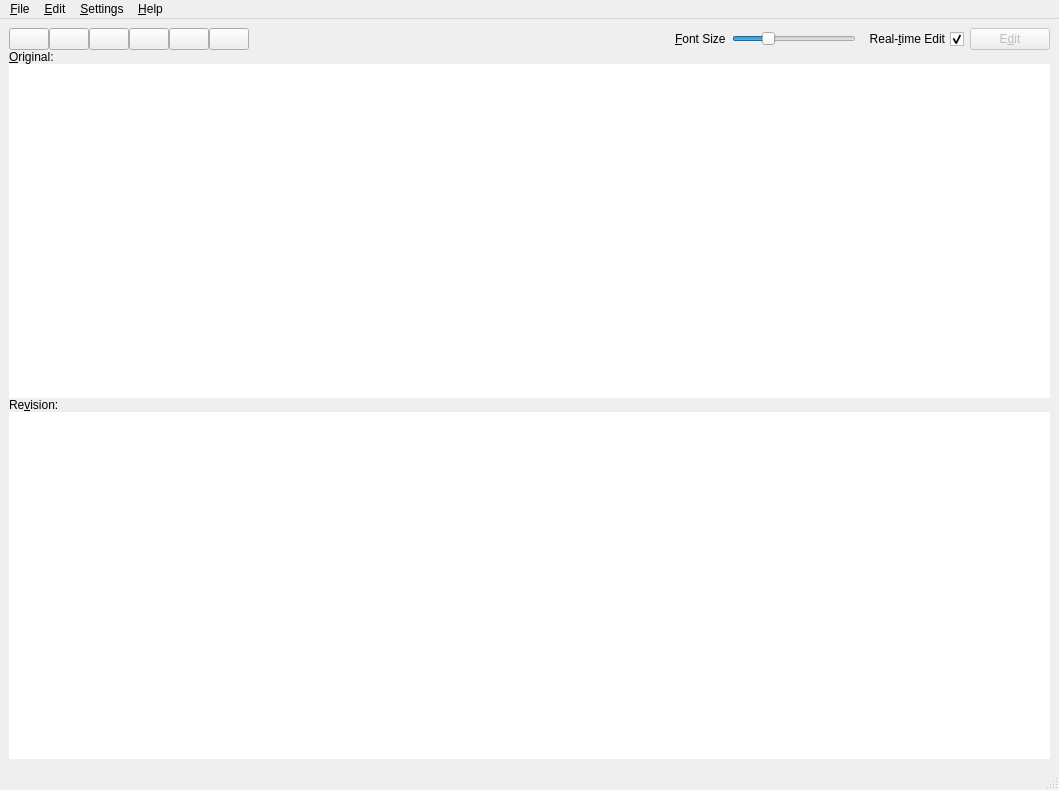
<?xml version="1.0" encoding="UTF-8"?>
<ui version="4.0">
 <class>MainWindow</class>
 <widget class="QMainWindow" name="MainWindow">
  <property name="geometry">
   <rect>
    <x>0</x>
    <y>0</y>
    <width>1059</width>
    <height>790</height>
   </rect>
  </property>
  <property name="focusPolicy">
   <enum>Qt::StrongFocus</enum>
  </property>
  <property name="windowTitle">
   <string>Negar</string>
  </property>
  <property name="layoutDirection">
   <enum>Qt::LeftToRight</enum>
  </property>
  <property name="autoFillBackground">
   <bool>false</bool>
  </property>
  <property name="styleSheet">
   <string notr="true">QFrame {
	border: none;
	margin: 0px;
	padding: 0px;
}</string>
  </property>
  <widget class="QWidget" name="centralwidget">
   <property name="enabled">
    <bool>true</bool>
   </property>
   <property name="sizePolicy">
    <sizepolicy hsizetype="Expanding" vsizetype="Expanding">
     <horstretch>0</horstretch>
     <verstretch>0</verstretch>
    </sizepolicy>
   </property>
   <property name="focusPolicy">
    <enum>Qt::StrongFocus</enum>
   </property>
   <property name="layoutDirection">
    <enum>Qt::LeftToRight</enum>
   </property>
   <property name="autoFillBackground">
    <bool>true</bool>
   </property>
   <layout class="QGridLayout" name="gridLayout_6">
    <item row="0" column="0">
     <widget class="QFrame" name="frame_6">
      <property name="frameShape">
       <enum>QFrame::StyledPanel</enum>
      </property>
      <property name="frameShadow">
       <enum>QFrame::Raised</enum>
      </property>
      <layout class="QVBoxLayout" name="verticalLayout">
       <property name="spacing">
        <number>0</number>
       </property>
       <property name="leftMargin">
        <number>0</number>
       </property>
       <property name="topMargin">
        <number>0</number>
       </property>
       <property name="rightMargin">
        <number>0</number>
       </property>
       <property name="bottomMargin">
        <number>0</number>
       </property>
       <item>
        <widget class="QFrame" name="frame">
         <property name="sizePolicy">
          <sizepolicy hsizetype="Minimum" vsizetype="Minimum">
           <horstretch>0</horstretch>
           <verstretch>0</verstretch>
          </sizepolicy>
         </property>
         <property name="frameShape">
          <enum>QFrame::StyledPanel</enum>
         </property>
         <property name="frameShadow">
          <enum>QFrame::Raised</enum>
         </property>
         <layout class="QGridLayout" name="gridLayout_5">
          <property name="leftMargin">
           <number>0</number>
          </property>
          <property name="topMargin">
           <number>0</number>
          </property>
          <property name="rightMargin">
           <number>0</number>
          </property>
          <property name="bottomMargin">
           <number>0</number>
          </property>
          <item row="0" column="0">
           <widget class="QFrame" name="frame_2">
            <property name="frameShape">
             <enum>QFrame::StyledPanel</enum>
            </property>
            <property name="frameShadow">
             <enum>QFrame::Raised</enum>
            </property>
            <layout class="QGridLayout" name="gridLayout_4">
             <property name="leftMargin">
              <number>0</number>
             </property>
             <property name="topMargin">
              <number>0</number>
             </property>
             <property name="rightMargin">
              <number>0</number>
             </property>
             <property name="bottomMargin">
              <number>0</number>
             </property>
             <property name="spacing">
              <number>0</number>
             </property>
             <item row="0" column="0">
              <widget class="QPushButton" name="reset_btn">
               <property name="toolTip">
                <string>Reset Ctrl+R</string>
               </property>
               <property name="styleSheet">
                <string notr="true"/>
               </property>
               <property name="text">
                <string/>
               </property>
               <property name="icon">
                <iconset resource="resource.qrc">
                 <normaloff>:/images/icons/reset.png</normaloff>:/images/icons/reset.png</iconset>
               </property>
               <property name="shortcut">
                <string notr="true"/>
               </property>
              </widget>
             </item>
             <item row="0" column="1">
              <widget class="QPushButton" name="copy_btn">
               <property name="toolTip">
                <string>Copy Ctrl+C</string>
               </property>
               <property name="text">
                <string/>
               </property>
               <property name="icon">
                <iconset resource="resource.qrc">
                 <normaloff>:/images/icons/copy.png</normaloff>:/images/icons/copy.png</iconset>
               </property>
               <property name="shortcut">
                <string notr="true"/>
               </property>
              </widget>
             </item>
             <item row="0" column="2">
              <widget class="QPushButton" name="paste_btn">
               <property name="toolTip">
                <string>Paste Ctrl+V</string>
               </property>
               <property name="text">
                <string/>
               </property>
               <property name="icon">
                <iconset resource="resource.qrc">
                 <normaloff>:/images/icons/paste.svg</normaloff>:/images/icons/paste.svg</iconset>
               </property>
               <property name="shortcut">
                <string notr="true"/>
               </property>
              </widget>
             </item>
             <item row="0" column="3">
              <widget class="QPushButton" name="qrcode_btn">
               <property name="toolTip">
                <string>QR code</string>
               </property>
               <property name="text">
                <string/>
               </property>
               <property name="icon">
                <iconset resource="resource.qrc">
                 <normaloff>:/images/icons/qr.png</normaloff>:/images/icons/qr.png</iconset>
               </property>
               <property name="shortcut">
                <string notr="true"/>
               </property>
              </widget>
             </item>
             <item row="0" column="4">
              <widget class="QPushButton" name="vertical_btn">
               <property name="toolTip">
                <string>vertical view</string>
               </property>
               <property name="text">
                <string/>
               </property>
               <property name="icon">
                <iconset resource="resource.qrc">
                 <normaloff>:/images/icons/vertical.png</normaloff>:/images/icons/vertical.png</iconset>
               </property>
               <property name="shortcut">
                <string notr="true"/>
               </property>
              </widget>
             </item>
             <item row="0" column="5">
              <widget class="QPushButton" name="horizontal_btn">
               <property name="toolTip">
                <string>horizontal view</string>
               </property>
               <property name="text">
                <string/>
               </property>
               <property name="icon">
                <iconset resource="resource.qrc">
                 <normaloff>:/images/icons/horizontal.png</normaloff>:/images/icons/horizontal.png</iconset>
               </property>
               <property name="shortcut">
                <string notr="true"/>
               </property>
              </widget>
             </item>
            </layout>
           </widget>
          </item>
          <item row="0" column="1">
           <spacer name="horizontalSpacer">
            <property name="orientation">
             <enum>Qt::Horizontal</enum>
            </property>
            <property name="sizeHint" stdset="0">
             <size>
              <width>210</width>
              <height>20</height>
             </size>
            </property>
           </spacer>
          </item>
          <item row="0" column="2">
           <spacer name="horizontalSpacer_2">
            <property name="orientation">
             <enum>Qt::Horizontal</enum>
            </property>
            <property name="sizeHint" stdset="0">
             <size>
              <width>210</width>
              <height>20</height>
             </size>
            </property>
           </spacer>
          </item>
          <item row="0" column="3">
           <widget class="QFrame" name="frame_4">
            <property name="frameShape">
             <enum>QFrame::StyledPanel</enum>
            </property>
            <property name="frameShadow">
             <enum>QFrame::Raised</enum>
            </property>
            <layout class="QGridLayout" name="gridLayout_3">
             <property name="leftMargin">
              <number>0</number>
             </property>
             <property name="topMargin">
              <number>0</number>
             </property>
             <property name="rightMargin">
              <number>0</number>
             </property>
             <property name="bottomMargin">
              <number>0</number>
             </property>
             <property name="verticalSpacing">
              <number>0</number>
             </property>
             <item row="0" column="0">
              <widget class="QLabel" name="font_slider_label">
               <property name="text">
                <string>&amp;Font Size</string>
               </property>
               <property name="buddy">
                <cstring>font_slider</cstring>
               </property>
              </widget>
             </item>
             <item row="0" column="1">
              <widget class="QSlider" name="font_slider">
               <property name="minimum">
                <number>10</number>
               </property>
               <property name="maximum">
                <number>40</number>
               </property>
               <property name="value">
                <number>18</number>
               </property>
               <property name="orientation">
                <enum>Qt::Horizontal</enum>
               </property>
              </widget>
             </item>
            </layout>
           </widget>
          </item>
          <item row="0" column="4">
           <widget class="QFrame" name="frame_3">
            <property name="frameShape">
             <enum>QFrame::StyledPanel</enum>
            </property>
            <property name="frameShadow">
             <enum>QFrame::Raised</enum>
            </property>
            <layout class="QGridLayout" name="gridLayout_7">
             <property name="leftMargin">
              <number>0</number>
             </property>
             <property name="topMargin">
              <number>0</number>
             </property>
             <property name="rightMargin">
              <number>0</number>
             </property>
             <property name="bottomMargin">
              <number>0</number>
             </property>
             <property name="verticalSpacing">
              <number>0</number>
             </property>
             <item row="0" column="1">
              <widget class="QPushButton" name="edit_btn">
               <property name="enabled">
                <bool>false</bool>
               </property>
               <property name="text">
                <string>E&amp;dit</string>
               </property>
               <property name="icon">
                <iconset resource="resource.qrc">
                 <normaloff>:/images/icons/edit.png</normaloff>:/images/icons/edit.png</iconset>
               </property>
              </widget>
             </item>
             <item row="0" column="0">
              <widget class="QCheckBox" name="autoedit_chkbox">
               <property name="layoutDirection">
                <enum>Qt::RightToLeft</enum>
               </property>
               <property name="text">
                <string>Real-&amp;time Edit</string>
               </property>
               <property name="checked">
                <bool>true</bool>
               </property>
              </widget>
             </item>
            </layout>
           </widget>
          </item>
         </layout>
        </widget>
       </item>
       <item>
        <widget class="QFrame" name="frame_5">
         <property name="frameShape">
          <enum>QFrame::StyledPanel</enum>
         </property>
         <property name="frameShadow">
          <enum>QFrame::Raised</enum>
         </property>
         <layout class="QGridLayout" name="gridLayout_2">
          <property name="leftMargin">
           <number>0</number>
          </property>
          <property name="topMargin">
           <number>0</number>
          </property>
          <property name="rightMargin">
           <number>0</number>
          </property>
          <property name="bottomMargin">
           <number>0</number>
          </property>
          <property name="spacing">
           <number>0</number>
          </property>
          <item row="0" column="0">
           <layout class="QGridLayout" name="gridLayout">
            <item row="0" column="0">
             <layout class="QGridLayout" name="input_layout">
              <item row="0" column="0">
               <widget class="QLabel" name="input_editor_label">
                <property name="text">
                 <string>&amp;Original:</string>
                </property>
                <property name="buddy">
                 <cstring>input_editor</cstring>
                </property>
               </widget>
              </item>
              <item row="1" column="0">
               <widget class="QTextEdit" name="input_editor"/>
              </item>
             </layout>
            </item>
            <item row="1" column="0">
             <widget class="QLabel" name="output_editor_label">
              <property name="text">
               <string>Re&amp;vision:</string>
              </property>
              <property name="buddy">
               <cstring>output_editor</cstring>
              </property>
             </widget>
            </item>
            <item row="2" column="0">
             <widget class="QTextEdit" name="output_editor"/>
            </item>
           </layout>
          </item>
         </layout>
        </widget>
       </item>
      </layout>
     </widget>
    </item>
   </layout>
  </widget>
  <widget class="QMenuBar" name="menubar">
   <property name="geometry">
    <rect>
     <x>0</x>
     <y>0</y>
     <width>1059</width>
     <height>27</height>
    </rect>
   </property>
   <widget class="QMenu" name="menuFile">
    <property name="title">
     <string>&amp;File</string>
    </property>
    <addaction name="actionOpen"/>
    <addaction name="actionExport"/>
    <addaction name="separator"/>
    <addaction name="actionExit"/>
   </widget>
   <widget class="QMenu" name="menuSetting">
    <property name="title">
     <string>&amp;Settings</string>
    </property>
    <widget class="QMenu" name="menuOptions">
     <property name="title">
      <string>Editing &amp;Options</string>
     </property>
     <property name="icon">
      <iconset resource="resource.qrc">
       <normaloff>:/images/icons/options.svg</normaloff>:/images/icons/options.svg</iconset>
     </property>
     <property name="separatorsCollapsible">
      <bool>true</bool>
     </property>
     <addaction name="actionFix_Dashes"/>
     <addaction name="actionFix_three_dots"/>
     <addaction name="actionFix_English_quotes"/>
     <addaction name="actionFix_hamzeh"/>
     <addaction name="actionFix_spacing_braces_and_quotes"/>
     <addaction name="actionFix_Arabic_numbers"/>
     <addaction name="actionFix_English_numbers"/>
     <addaction name="actionFix_non_Persian_chars"/>
     <addaction name="actionFix_prefix_spacing"/>
     <addaction name="actionFix_prefix_separating"/>
     <addaction name="actionFix_suffix_spacing"/>
     <addaction name="actionFix_suffix_separating"/>
     <addaction name="actionFix_aggressive_punctuation"/>
     <addaction name="separator"/>
     <addaction name="actionUse_Persian_yeh_to_show_hamzeh"/>
     <addaction name="separator"/>
     <addaction name="actionCleanup_spacing"/>
     <addaction name="actionCleanup_kashidas"/>
     <addaction name="actionCleanup_extra_marks"/>
     <addaction name="separator"/>
     <addaction name="actionExaggerating_ZWNJ"/>
     <addaction name="actionTrim_Leading_Trailing_Whitespaces"/>
    </widget>
    <widget class="QMenu" name="menuLanguage">
     <property name="title">
      <string>&amp;Language</string>
     </property>
     <property name="icon">
      <iconset resource="resource.qrc">
       <normaloff>:/images/icons/languages.svg</normaloff>:/images/icons/languages.svg</iconset>
     </property>
     <addaction name="actionPersian"/>
     <addaction name="actionEnglish"/>
    </widget>
    <addaction name="menuOptions"/>
    <addaction name="actionInteractive_Clipboard"/>
    <addaction name="menuLanguage"/>
    <addaction name="separator"/>
    <addaction name="actionSide_by_Side_View"/>
    <addaction name="actionFull_Screen_Input"/>
    <addaction name="separator"/>
    <addaction name="actionUntouchable_Words"/>
   </widget>
   <widget class="QMenu" name="menuHelp">
    <property name="sizePolicy">
     <sizepolicy hsizetype="Preferred" vsizetype="Preferred">
      <horstretch>0</horstretch>
      <verstretch>0</verstretch>
     </sizepolicy>
    </property>
    <property name="title">
     <string>&amp;Help</string>
    </property>
    <addaction name="actionNegar_Help"/>
    <addaction name="separator"/>
    <addaction name="actionAbout_Negar"/>
    <addaction name="actionAbout_Negar_GUI"/>
    <addaction name="separator"/>
    <addaction name="actionDonate"/>
    <addaction name="actionReport_Bugs"/>
   </widget>
   <widget class="QMenu" name="menuEdit">
    <property name="title">
     <string>&amp;Edit</string>
    </property>
    <addaction name="actionCopy"/>
    <addaction name="actionPaste"/>
    <addaction name="actionQr_Code"/>
    <addaction name="separator"/>
    <addaction name="actionReset"/>
    <addaction name="separator"/>
    <addaction name="actionIncrease_Font_Size"/>
    <addaction name="actionDecrease_Font_Size"/>
   </widget>
   <addaction name="menuFile"/>
   <addaction name="menuEdit"/>
   <addaction name="menuSetting"/>
   <addaction name="menuHelp"/>
  </widget>
  <widget class="QStatusBar" name="statusBar"/>
  <action name="actionOpen">
   <property name="icon">
    <iconset resource="resource.qrc">
     <normaloff>:/images/icons/open.svg</normaloff>:/images/icons/open.svg</iconset>
   </property>
   <property name="text">
    <string>&amp;Open</string>
   </property>
   <property name="shortcut">
    <string notr="true">Ctrl+O</string>
   </property>
  </action>
  <action name="actionExport">
   <property name="icon">
    <iconset resource="resource.qrc">
     <normaloff>:/images/icons/export.svg</normaloff>:/images/icons/export.svg</iconset>
   </property>
   <property name="text">
    <string>&amp;Export</string>
   </property>
   <property name="shortcut">
    <string notr="true">Ctrl+E</string>
   </property>
  </action>
  <action name="actionExit">
   <property name="icon">
    <iconset resource="resource.qrc">
     <normaloff>:/images/icons/exit.svg</normaloff>:/images/icons/exit.svg</iconset>
   </property>
   <property name="text">
    <string>E&amp;xit</string>
   </property>
   <property name="shortcut">
    <string notr="true">Ctrl+Q</string>
   </property>
  </action>
  <action name="actionAbout_Negar">
   <property name="icon">
    <iconset resource="resource.qrc">
     <normaloff>:/images/icons/about.svg</normaloff>:/images/icons/about.svg</iconset>
   </property>
   <property name="text">
    <string>&amp;About Negar</string>
   </property>
   <property name="shortcut">
    <string notr="true"/>
   </property>
  </action>
  <action name="actionDonate">
   <property name="enabled">
    <bool>false</bool>
   </property>
   <property name="icon">
    <iconset resource="resource.qrc">
     <normaloff>:/images/icons/donate.svg</normaloff>:/images/icons/donate.svg</iconset>
   </property>
   <property name="text">
    <string>&amp;Donate</string>
   </property>
   <property name="shortcut">
    <string notr="true"/>
   </property>
  </action>
  <action name="actionReport_Bugs">
   <property name="icon">
    <iconset resource="resource.qrc">
     <normaloff>:/images/icons/bugs.svg</normaloff>:/images/icons/bugs.svg</iconset>
   </property>
   <property name="text">
    <string>&amp;Report Bugs</string>
   </property>
  </action>
  <action name="actionNegar_Help">
   <property name="icon">
    <iconset resource="resource.qrc">
     <normaloff>:/images/icons/logo.png</normaloff>:/images/icons/logo.png</iconset>
   </property>
   <property name="text">
    <string>Negar &amp;Help</string>
   </property>
   <property name="shortcut">
    <string notr="true">F1</string>
   </property>
  </action>
  <action name="actionFix_Dashes">
   <property name="checkable">
    <bool>true</bool>
   </property>
   <property name="checked">
    <bool>true</bool>
   </property>
   <property name="text">
    <string>Fix &amp;Dashes</string>
   </property>
  </action>
  <action name="actionFix_three_dots">
   <property name="checkable">
    <bool>true</bool>
   </property>
   <property name="checked">
    <bool>true</bool>
   </property>
   <property name="text">
    <string>Fix &amp;three dots</string>
   </property>
  </action>
  <action name="actionFix_English_quotes">
   <property name="checkable">
    <bool>true</bool>
   </property>
   <property name="checked">
    <bool>true</bool>
   </property>
   <property name="text">
    <string>Fix English &amp;quotes</string>
   </property>
  </action>
  <action name="actionFix_hamzeh">
   <property name="checkable">
    <bool>true</bool>
   </property>
   <property name="checked">
    <bool>true</bool>
   </property>
   <property name="text">
    <string>Fix &amp;hamzeh</string>
   </property>
  </action>
  <action name="actionUse_Persian_yeh_to_show_hamzeh">
   <property name="checkable">
    <bool>true</bool>
   </property>
   <property name="checked">
    <bool>true</bool>
   </property>
   <property name="text">
    <string>Use 'Persian &amp;yeh' to show hamzeh</string>
   </property>
  </action>
  <action name="actionFix_spacing_braces_and_quotes">
   <property name="checkable">
    <bool>true</bool>
   </property>
   <property name="checked">
    <bool>true</bool>
   </property>
   <property name="text">
    <string>Fix &amp;spacing braces and quotes</string>
   </property>
  </action>
  <action name="actionFix_Arabic_numbers">
   <property name="checkable">
    <bool>true</bool>
   </property>
   <property name="checked">
    <bool>true</bool>
   </property>
   <property name="text">
    <string>Fix Arabic &amp;numbers</string>
   </property>
  </action>
  <action name="actionFix_English_numbers">
   <property name="checkable">
    <bool>true</bool>
   </property>
   <property name="checked">
    <bool>true</bool>
   </property>
   <property name="text">
    <string>Fix &amp;English numbers</string>
   </property>
  </action>
  <action name="actionFix_non_Persian_chars">
   <property name="checkable">
    <bool>true</bool>
   </property>
   <property name="checked">
    <bool>true</bool>
   </property>
   <property name="text">
    <string>Fix non Persian &amp;chars</string>
   </property>
  </action>
  <action name="actionFix_prefix_spacing">
   <property name="checkable">
    <bool>true</bool>
   </property>
   <property name="checked">
    <bool>true</bool>
   </property>
   <property name="text">
    <string>Fix &amp;prefix spacing</string>
   </property>
  </action>
  <action name="actionFix_prefix_separating">
   <property name="checkable">
    <bool>true</bool>
   </property>
   <property name="checked">
    <bool>true</bool>
   </property>
   <property name="text">
    <string>Fix p&amp;refix separating</string>
   </property>
  </action>
  <action name="actionFix_suffix_spacing">
   <property name="checkable">
    <bool>true</bool>
   </property>
   <property name="checked">
    <bool>true</bool>
   </property>
   <property name="text">
    <string>Fix su&amp;ffix spacing</string>
   </property>
  </action>
  <action name="actionFix_suffix_separating">
   <property name="checkable">
    <bool>true</bool>
   </property>
   <property name="checked">
    <bool>true</bool>
   </property>
   <property name="text">
    <string>Fix s&amp;uffix separating</string>
   </property>
  </action>
  <action name="actionFix_aggressive_punctuation">
   <property name="checkable">
    <bool>true</bool>
   </property>
   <property name="checked">
    <bool>true</bool>
   </property>
   <property name="text">
    <string>Fix a&amp;ggressive punctuation</string>
   </property>
  </action>
  <action name="actionCleanup_kashidas">
   <property name="checkable">
    <bool>true</bool>
   </property>
   <property name="checked">
    <bool>true</bool>
   </property>
   <property name="text">
    <string>Cleanup &amp;kashidas</string>
   </property>
  </action>
  <action name="actionCleanup_extra_marks">
   <property name="checkable">
    <bool>true</bool>
   </property>
   <property name="checked">
    <bool>true</bool>
   </property>
   <property name="text">
    <string>Cleanup e&amp;xtra marks</string>
   </property>
  </action>
  <action name="actionCleanup_spacing">
   <property name="checkable">
    <bool>true</bool>
   </property>
   <property name="checked">
    <bool>true</bool>
   </property>
   <property name="text">
    <string>C&amp;leanup spacing</string>
   </property>
  </action>
  <action name="actionTrim_Leading_Trailing_Whitespaces">
   <property name="checkable">
    <bool>true</bool>
   </property>
   <property name="checked">
    <bool>true</bool>
   </property>
   <property name="text">
    <string>Tr&amp;im Leading/Trailing Whitespaces</string>
   </property>
  </action>
  <action name="actionExaggerating_ZWNJ">
   <property name="checkable">
    <bool>true</bool>
   </property>
   <property name="checked">
    <bool>true</bool>
   </property>
   <property name="text">
    <string>Exaggerating &amp;ZWNJ</string>
   </property>
  </action>
  <action name="actionUntouchable_Words">
   <property name="icon">
    <iconset resource="resource.qrc">
     <normaloff>:/images/icons/words.png</normaloff>:/images/icons/words.png</iconset>
   </property>
   <property name="text">
    <string>&amp;Untouchable Words</string>
   </property>
   <property name="shortcut">
    <string notr="true"/>
   </property>
  </action>
  <action name="actionPersian">
   <property name="icon">
    <iconset resource="resource.qrc">
     <normaloff>:/images/icons/Fa.svg</normaloff>:/images/icons/Fa.svg</iconset>
   </property>
   <property name="text">
    <string>&amp;Persian</string>
   </property>
   <property name="shortcut">
    <string notr="true">Ctrl+L, Ctrl+F</string>
   </property>
  </action>
  <action name="actionEnglish">
   <property name="icon">
    <iconset resource="resource.qrc">
     <normaloff>:/images/icons/En.svg</normaloff>:/images/icons/En.svg</iconset>
   </property>
   <property name="text">
    <string>&amp;English</string>
   </property>
   <property name="shortcut">
    <string notr="true">Ctrl+L, Ctrl+E</string>
   </property>
  </action>
  <action name="actionCopy">
   <property name="icon">
    <iconset resource="resource.qrc">
     <normaloff>:/images/icons/copy.svg</normaloff>:/images/icons/copy.svg</iconset>
   </property>
   <property name="text">
    <string>&amp;Copy</string>
   </property>
   <property name="shortcut">
    <string notr="true">Ctrl+C</string>
   </property>
  </action>
  <action name="actionPaste">
   <property name="icon">
    <iconset resource="resource.qrc">
     <normaloff>:/images/icons/paste.svg</normaloff>:/images/icons/paste.svg</iconset>
   </property>
   <property name="text">
    <string>&amp;Paste</string>
   </property>
   <property name="shortcut">
    <string notr="true">Ctrl+V</string>
   </property>
  </action>
  <action name="actionIncrease_Font_Size">
   <property name="icon">
    <iconset resource="resource.qrc">
     <normaloff>:/images/icons/increase.svg</normaloff>:/images/icons/increase.svg</iconset>
   </property>
   <property name="text">
    <string>&amp;Increase Font Size</string>
   </property>
   <property name="shortcut">
    <string notr="true">Ctrl+=</string>
   </property>
  </action>
  <action name="actionDecrease_Font_Size">
   <property name="icon">
    <iconset resource="resource.qrc">
     <normaloff>:/images/icons/decrease.svg</normaloff>:/images/icons/decrease.svg</iconset>
   </property>
   <property name="text">
    <string>&amp;Decrease Font Size</string>
   </property>
   <property name="shortcut">
    <string notr="true">Ctrl+-</string>
   </property>
  </action>
  <action name="actionReset">
   <property name="icon">
    <iconset resource="resource.qrc">
     <normaloff>:/images/icons/reset.png</normaloff>:/images/icons/reset.png</iconset>
   </property>
   <property name="text">
    <string>&amp;Reset</string>
   </property>
   <property name="shortcut">
    <string notr="true">Ctrl+R</string>
   </property>
  </action>
  <action name="actionSide_by_Side_View">
   <property name="checkable">
    <bool>true</bool>
   </property>
   <property name="text">
    <string>&amp;Side-by-Side View</string>
   </property>
   <property name="shortcut">
    <string notr="true">Ctrl+S</string>
   </property>
  </action>
  <action name="actionAbout_Negar_GUI">
   <property name="text">
    <string>About &amp;Negar-GUI</string>
   </property>
  </action>
  <action name="actionInteractive_Clipboard">
   <property name="checkable">
    <bool>true</bool>
   </property>
   <property name="text">
    <string>&amp;Interactive Clipboard</string>
   </property>
   <property name="shortcut">
    <string notr="true">Ctrl+I</string>
   </property>
  </action>
  <action name="actionUpdate">
   <property name="text">
    <string>Update Check</string>
   </property>
  </action>
  <action name="actionQr_Code">
   <property name="icon">
    <iconset resource="resource.qrc">
     <normaloff>:/images/icons/qr.png</normaloff>:/images/icons/qr.png</iconset>
   </property>
   <property name="text">
    <string>&amp;QR Code</string>
   </property>
  </action>
  <action name="actionFull_Screen_Input">
   <property name="checkable">
    <bool>true</bool>
   </property>
   <property name="text">
    <string>&amp;Full Screen Input</string>
   </property>
   <property name="shortcut">
    <string>Ctrl+F</string>
   </property>
  </action>
 </widget>
 <tabstops>
  <tabstop>input_editor</tabstop>
  <tabstop>output_editor</tabstop>
  <tabstop>reset_btn</tabstop>
 </tabstops>
 <resources>
  <include location="resource.qrc"/>
 </resources>
 <connections>
  <connection>
   <sender>actionExit</sender>
   <signal>triggered()</signal>
   <receiver>MainWindow</receiver>
   <slot>close()</slot>
   <hints>
    <hint type="sourcelabel">
     <x>-1</x>
     <y>-1</y>
    </hint>
    <hint type="destinationlabel">
     <x>507</x>
     <y>332</y>
    </hint>
   </hints>
  </connection>
  <connection>
   <sender>autoedit_chkbox</sender>
   <signal>toggled(bool)</signal>
   <receiver>edit_btn</receiver>
   <slot>setDisabled(bool)</slot>
   <hints>
    <hint type="sourcelabel">
     <x>85</x>
     <y>586</y>
    </hint>
    <hint type="destinationlabel">
     <x>615</x>
     <y>587</y>
    </hint>
   </hints>
  </connection>
  <connection>
   <sender>reset_btn</sender>
   <signal>clicked()</signal>
   <receiver>input_editor</receiver>
   <slot>clear()</slot>
   <hints>
    <hint type="sourcelabel">
     <x>701</x>
     <y>587</y>
    </hint>
    <hint type="destinationlabel">
     <x>507</x>
     <y>194</y>
    </hint>
   </hints>
  </connection>
  <connection>
   <sender>reset_btn</sender>
   <signal>clicked()</signal>
   <receiver>output_editor</receiver>
   <slot>clear()</slot>
   <hints>
    <hint type="sourcelabel">
     <x>701</x>
     <y>587</y>
    </hint>
    <hint type="destinationlabel">
     <x>507</x>
     <y>487</y>
    </hint>
   </hints>
  </connection>
  <connection>
   <sender>actionPaste</sender>
   <signal>triggered()</signal>
   <receiver>input_editor</receiver>
   <slot>paste()</slot>
   <hints>
    <hint type="sourcelabel">
     <x>-1</x>
     <y>-1</y>
    </hint>
    <hint type="destinationlabel">
     <x>507</x>
     <y>194</y>
    </hint>
   </hints>
  </connection>
  <connection>
   <sender>actionCopy</sender>
   <signal>triggered()</signal>
   <receiver>output_editor</receiver>
   <slot>copy()</slot>
   <hints>
    <hint type="sourcelabel">
     <x>-1</x>
     <y>-1</y>
    </hint>
    <hint type="destinationlabel">
     <x>507</x>
     <y>487</y>
    </hint>
   </hints>
  </connection>
  <connection>
   <sender>actionIncrease_Font_Size</sender>
   <signal>triggered()</signal>
   <receiver>input_editor</receiver>
   <slot>zoomIn()</slot>
   <hints>
    <hint type="sourcelabel">
     <x>-1</x>
     <y>-1</y>
    </hint>
    <hint type="destinationlabel">
     <x>507</x>
     <y>194</y>
    </hint>
   </hints>
  </connection>
  <connection>
   <sender>actionIncrease_Font_Size</sender>
   <signal>triggered()</signal>
   <receiver>output_editor</receiver>
   <slot>zoomIn()</slot>
   <hints>
    <hint type="sourcelabel">
     <x>-1</x>
     <y>-1</y>
    </hint>
    <hint type="destinationlabel">
     <x>507</x>
     <y>487</y>
    </hint>
   </hints>
  </connection>
  <connection>
   <sender>actionDecrease_Font_Size</sender>
   <signal>triggered()</signal>
   <receiver>output_editor</receiver>
   <slot>zoomOut()</slot>
   <hints>
    <hint type="sourcelabel">
     <x>-1</x>
     <y>-1</y>
    </hint>
    <hint type="destinationlabel">
     <x>507</x>
     <y>487</y>
    </hint>
   </hints>
  </connection>
  <connection>
   <sender>actionDecrease_Font_Size</sender>
   <signal>triggered()</signal>
   <receiver>input_editor</receiver>
   <slot>zoomOut()</slot>
   <hints>
    <hint type="sourcelabel">
     <x>-1</x>
     <y>-1</y>
    </hint>
    <hint type="destinationlabel">
     <x>507</x>
     <y>194</y>
    </hint>
   </hints>
  </connection>
  <connection>
   <sender>actionReset</sender>
   <signal>triggered()</signal>
   <receiver>reset_btn</receiver>
   <slot>click()</slot>
   <hints>
    <hint type="sourcelabel">
     <x>-1</x>
     <y>-1</y>
    </hint>
    <hint type="destinationlabel">
     <x>701</x>
     <y>587</y>
    </hint>
   </hints>
  </connection>
  <connection>
   <sender>paste_btn</sender>
   <signal>clicked()</signal>
   <receiver>input_editor</receiver>
   <slot>paste()</slot>
   <hints>
    <hint type="sourcelabel">
     <x>91</x>
     <y>42</y>
    </hint>
    <hint type="destinationlabel">
     <x>529</x>
     <y>245</y>
    </hint>
   </hints>
  </connection>
  <connection>
   <sender>qrcode_btn</sender>
   <signal>clicked(bool)</signal>
   <receiver>actionQr_Code</receiver>
   <slot>trigger()</slot>
   <hints>
    <hint type="sourcelabel">
     <x>106</x>
     <y>50</y>
    </hint>
    <hint type="destinationlabel">
     <x>-1</x>
     <y>-1</y>
    </hint>
   </hints>
  </connection>
 </connections>
</ui>
